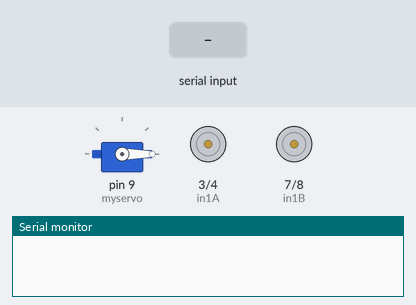
A sketch run on a simulated Arduino Uno, built with avr-gcc and run on an emulated ATmega328P. Parts: servo, motor-driver pin pairs drawn as motors (green arrow = first pin HIGH = forward, orange = second pin HIGH = backward, longer = more drive, scaled by the enable pin), the last lines printed to the serial monitor. The inputs (shaded band) are chosen by the test bench.

Above: at 1.2 s.
1.3 s: "f" received over Serial
At 1.6 s:
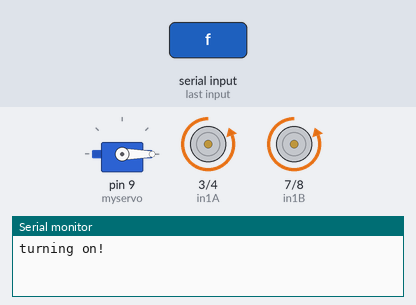
2.8 s: "s" received over Serial
At 4.1 s:
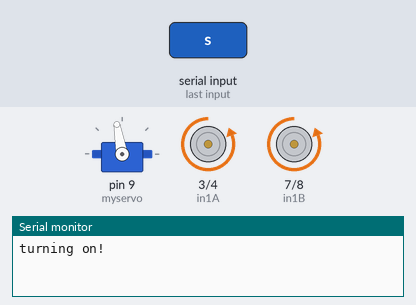
5.8 s: "f" received over Serial
At 6.3 s:
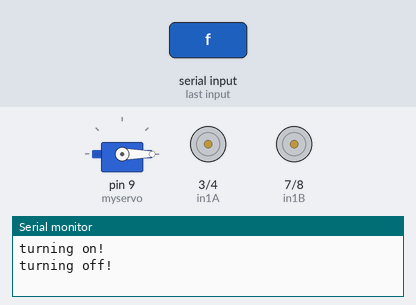
7.3 s: "s" received over Serial
At 8.6 s:
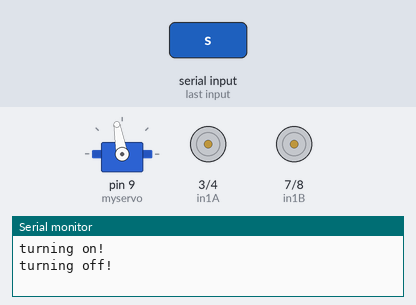
Timing chart, 0 to 10.3 s (numbered marks = the images above; inputs shaded):
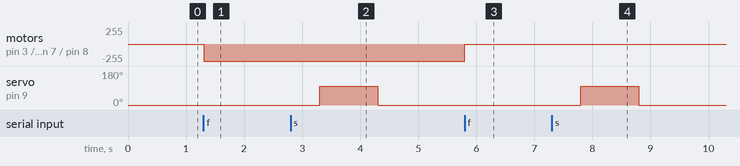

The sketch:

motors.ino
```cpp
#include <Servo.h>

Servo myservo;  // create servo object to control a servo

// Motor A
int pwmA = 5;
int in1A = 3;
int in2A = 4;

// Motor B

int pwmB = 6;
int in1B = 7;
int in2B = 8;

// Motors on
bool motorsOn = false;

// Reading data
int incomingByte = 0;

void setup()
{
  // Initialize Serial
  Serial.begin(9600);

  // Set all the motor control pins to outputs
  pinMode(pwmA, OUTPUT);
  pinMode(pwmB, OUTPUT);
  pinMode(in1A, OUTPUT);
  pinMode(in2A, OUTPUT);
  pinMode(in1B, OUTPUT);
  pinMode(in2B, OUTPUT);

  myservo.attach(9);  // attaches the servo on pin 9 to the servo object
  myservo.write(0);

}

void loop() {
  if (Serial.available() > 0) {
    incomingByte = Serial.read();
  }

  if (incomingByte == 'f') {
    motorsOn = !motorsOn;

    if (motorsOn) {
      Serial.println("turning on!");
      // Set Motor A forward
      digitalWrite(in1A, LOW);
      digitalWrite(in2A, HIGH);

      // Set Motor B forward
      digitalWrite(in1B, LOW);
      digitalWrite(in2B, HIGH);

      // Set the motor speeds
      analogWrite(pwmA, 255);
      analogWrite(pwmB, 255);
      incomingByte = 0;
    }
    else {
      Serial.println("turning off!");
      analogWrite(pwmA, 0);
      analogWrite(pwmB, 0);
      incomingByte = 0;
    }
  }

  else if (incomingByte == 's') {
     // Reset servo
    delay(500);
    myservo.write(100); // Actuate servo (push bullet)
    delay(1000);
    myservo.write(0);
    incomingByte = 0;
  }

}
```

Measured:
- after the input at 1.3 s, motor on pin 3 (in1A) / pin 4 (in2A), motor on pin 7 (in1B) / pin 8 (in2B): stopped → backward 255/255 at once
- after the input at 2.8 s, servo on pin 9 (myservo): 0° → 100° after 0.50 s, → 0° 1.0 s later
- after the input at 5.8 s, motor on pin 3 (in1A) / pin 4 (in2A), motor on pin 7 (in1B) / pin 8 (in2B): backward 255/255 → stopped at once
- after the input at 7.3 s, servo on pin 9 (myservo): 0° → 100° after 0.50 s, → 0° 1.0 s later
